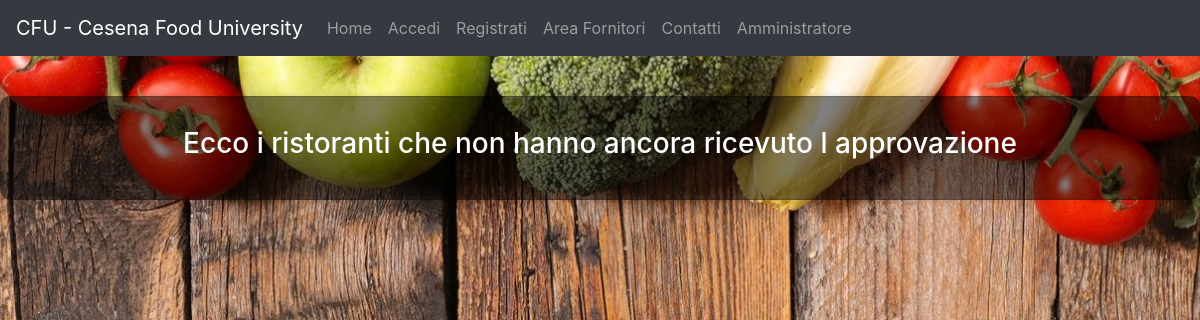
The app's page /codice/php/approvazione.php, older data.
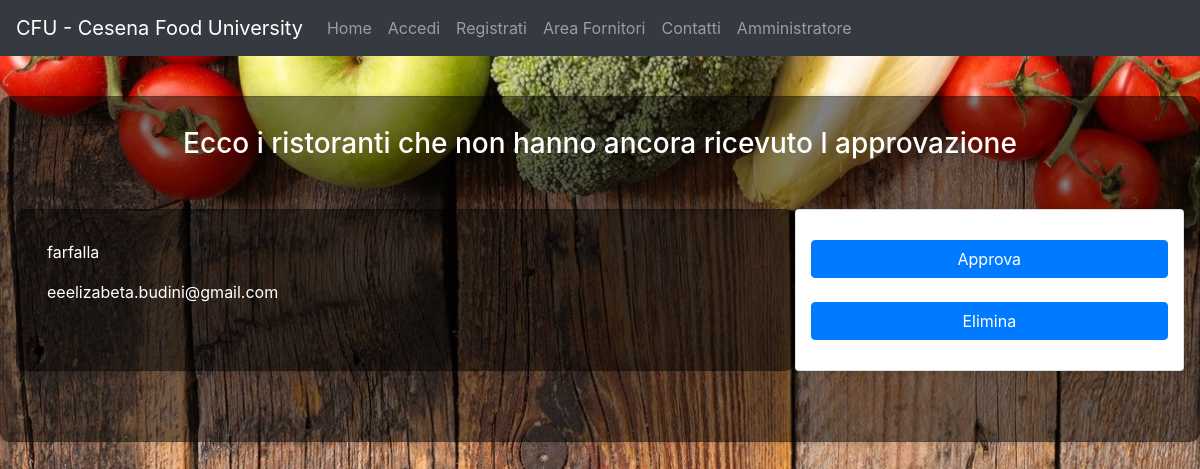
The same page, newer data.
### tables this page shows
CREATE TABLE `ristorante` (
  `id` int(11) NOT NULL,
  `email_proprietario` varchar(40) NOT NULL,
  `nome` varchar(20) NOT NULL,
  `indirizzo` varchar(40) NOT NULL,
  `nome_categoria` varchar(20) DEFAULT NULL,
  `info` varchar(100) DEFAULT NULL,
  `rating` int(11) NOT NULL,
  `approvato` tinyint(1) NOT NULL DEFAULT '0'
);

### codice/php/approvazione.php (the view, shortened to what this page needs)
<?php
$current= "homeadmin";
?>
<!DOCTYPE html>
<html lang="it" dir="ltr">
  <head>
    <link rel="stylesheet" href="./../css/bootstrap.min.css">
    <link href="./../css/form.css" rel="stylesheet">
    <link href="./../css/full.css" rel="stylesheet">
    <link href="./../css/menubar.css" rel="stylesheet">
    <link href="./../css/approvazione.css" rel="stylesheet">
    <link href="./../css/navigation.css" rel="stylesheet">
  </head>
  <body>
  <?php include 'menu.php'; ?>
  <div class="card card-sm center-msg-box transparent ">
    <?php
    $servername = "localhost";
    $username = "root";
    $password = "";
    $dbname = "cfu";
    $conn = new mysqli($servername, $username, $password, $dbname);
    echo '<h3 class="title text-center">Ecco i ristoranti che non hanno ancora ricevuto l approvazione</h3>';
    foreach($conn->query('SELECT nome , email_proprietario, id FROM ristorante WHERE approvato = 0') as $row) {
      echo '
        <div class="row card-sm">
          <div class="card card-sm center-msg-box transparent col-sm-8">
            <p>'. $row['nome'] .'</p>
            <p>'. $row['email_proprietario'] .'</p>
          </div>
          <form action="#" method="post" id="form1" class = "card card-sm transparent col-sm-4">
            <input type="submit" class="btn btn-primary" name="action" value="Approva"/>
            <input type="hidden" name = "email" value="'.$row["email_proprietario"].'">
            <br/>
            <input type="submit" class="btn btn-primary" name="action" value="Elimina"/>
            <input type="hidden" name = "email" value="'.$row["email_proprietario"].'">
            <input type="hidden" name="sent" value="true" />
          </form>
        </div>';
      }
    ?>
  </div>
  </body>
</html>

### codice/php/menu.php (shortened to what this page needs)
<?php
if ($_SESSION['fornitore']== "true") {
  echo '<nav class="navbar navbar-expand-lg navbar-light bg-light sticky-top">
  <button class="navbar-toggler" type="button" data-toggle="collapse" data-target="#navbarSupportedContent" aria-controls="navbarSupportedContent" aria-expanded="false" aria-label="Toggle navigation">
  <span class="navbar-toggler-icon"></span><span id="notifica" class="badge badge-primary"></span>
  <span class="sr-only">unread messages</span>
  </button>
  <a class="navbar-brand" href="homefornitori.php">CFU - Cesena Food University</a>
  <div class="collapse navbar-collapse" id="navbarSupportedContent">
  <ul class="navbar-nav mr-auto">';
  include 'menufornitori.php';
} else {
  if ($_SESSION['admin']== "true") {
    echo '<nav class="navbar navbar-expand-lg navbar-light bg-light sticky-top">
    <button class="navbar-toggler" type="button" data-toggle="collapse" data-target="#navbarSupportedContent" aria-controls="navbarSupportedContent" aria-expanded="false" aria-label="Toggle navigation">
    <span class="navbar-toggler-icon"></span><span id="notifica" class="badge badge-primary"></span>
    <span class="sr-only">unread messages</span>
    </button>
    <a class="navbar-brand" href="homeadmin.php">CFU - Cesena Food University</a>
    <div class="collapse navbar-collapse" id="navbarSupportedContent">
    <ul class="navbar-nav mr-auto">';
    include 'menuadmin.php';
  } else {
    if ($_SESSION['utente']== "true"){
      echo '<nav class="navbar navbar-expand-lg navbar-dark bg-dark sticky-top">
      <button class="navbar-toggler" type="button" data-toggle="collapse" data-target="#navbarSupportedContent" aria-controls="navbarSupportedContent" aria-expanded="false" aria-label="Toggle navigation">
      <span class="navbar-toggler-icon"></span><span id="notifica" class="badge badge-primary"></span>
      <span class="sr-only">unread messages</span>
      </button>
      <a class="navbar-brand" href="homeclienti.php">CFU - Cesena Food University</a>
      <div class="collapse navbar-collapse" id="navbarSupportedContent">
      <ul class="navbar-nav mr-auto">';
        include 'menuutenti.php';
    }
  }
}
?>
</ul>
</div>
</nav>

### codice/php/menuutenti.php (shortened to what this page needs)
<?php
if ( isset( $_SESSION['email'] ) ) {
  ?>
  <li class="nav-item">
    <a class="nav-link" href="homeclienti.php"<?php if($current == 'homeclienti') {echo 'id="current"';} ?>>Home <span class="sr-only">(current)</span></a>
  </li>
  <li class="nav-item">
    <a class="nav-link" href="profiloutente.php"<?php if($current == 'profiloutente') {echo 'id="current"';} ?>>Profilo <?php echo $_SESSION["nome"]; ?> </a>
  </li>
  <li class="nav-item">
    <a class="nav-link" href="messaggiutente.php"<?php if($current == 'messaggiutente') {echo 'id="current"';} ?>>Messaggi <span class="badge badge-primary">1</span>
  <span class="sr-only">unread messages</span></a>
  </li>
  <li class="nav-item">
    <a class="nav-link" href="visualizzaCarrello.php"<?php if($current == 'carrello') {echo 'id="current"';} ?>>Carrello</a>
  </li>
  <li class="nav-item">
    <a class="nav-link" href="#"<?php if($current == 'contatti') {echo 'id="current"';} ?>>Contatti</a>
  </li>
  <li class="nav-item">
    <a class="nav-link" href="logout.php"<?php if($current == 'logout') {echo 'id="current"';} ?>>Logout</a>
  </li>
 <?php
} else {
 ?>
 <li class="nav-item ">
   <a class="nav-link" href="homeclienti.php"<?php if($current == 'homeclienti') {echo 'id="current"';} ?>>Home <span class="sr-only">(current)</span></a>
 </li>
 <li class="nav-item">
   <a class="nav-link" href="accedi.php" <?php if($current == 'accedi') {echo 'id="current"';} ?>>Accedi</a>
 </li>
 <li class="nav-item">
   <a class="nav-link" href="signinutente.php"<?php if($current == 'signinutente') {echo 'id="current"';} ?>>Registrati</a>
 </li>
 <li class="nav-item">
   <a class="nav-link" href="areafornitori.php"<?php if($current == 'areafornitori') {echo 'id="current"';} ?>>Area Fornitori</a>
 </li>
 <li class="nav-item">
   <a class="nav-link" href="#"<?php if($current == 'contatti') {echo 'id="current"';} ?>>Contatti</a>
 </li>
 <li class="nav-item">
   <a class="nav-link" href="accedi.php">Amministratore</a>
 </li>
<?php
}
?>

### codice/css/form.css (style rules this page uses)
form { width:450px; padding:30px; margin:40px auto; background: rgba(0,0,0,0.7); border-radius: 10px; -webkit-border-radius:10px; -moz-border-radius: 10px; box-shadow: 0px 0px 10px rgba(0, 0, 0, 0.13); -moz-box-shadow: 0px 0px 10px rgba(0, 0, 0, 0.13); -webkit-box-shadow: 0px 0px 10px rgba(0, 0, 0, 0.13); }

### codice/css/full.css (style rules this page uses)
body { background: url('./../resources/bg.jpg') no-repeat center center fixed; -webkit-background-size: cover; -moz-background-size: cover; background-size: cover; -o-background-size: cover; }
.center-msg-box { padding:30px; margin:40px auto; border-radius: 10px; -webkit-border-radius:10px; -moz-border-radius: 10px; box-shadow: 0px 0px 10px rgba(0, 0, 0, 0.13); -moz-box-shadow: 0px 0px 10px rgba(0, 0, 0, 0.13); -webkit-box-shadow: 0px 0px 10px rgba(0, 0, 0, 0.13); background-color: rgba(0, 0, 0, 0.5); }
h3 { color:white; }

### codice/css/approvazione.css (style rules this page uses)
p, h1, h2, h3 { color: white; }

Row changes from the older to the newer data that the page shows:
added ristorante: nome "farfalla", email_proprietario "eeelizabeta.budini@gmail.com"
